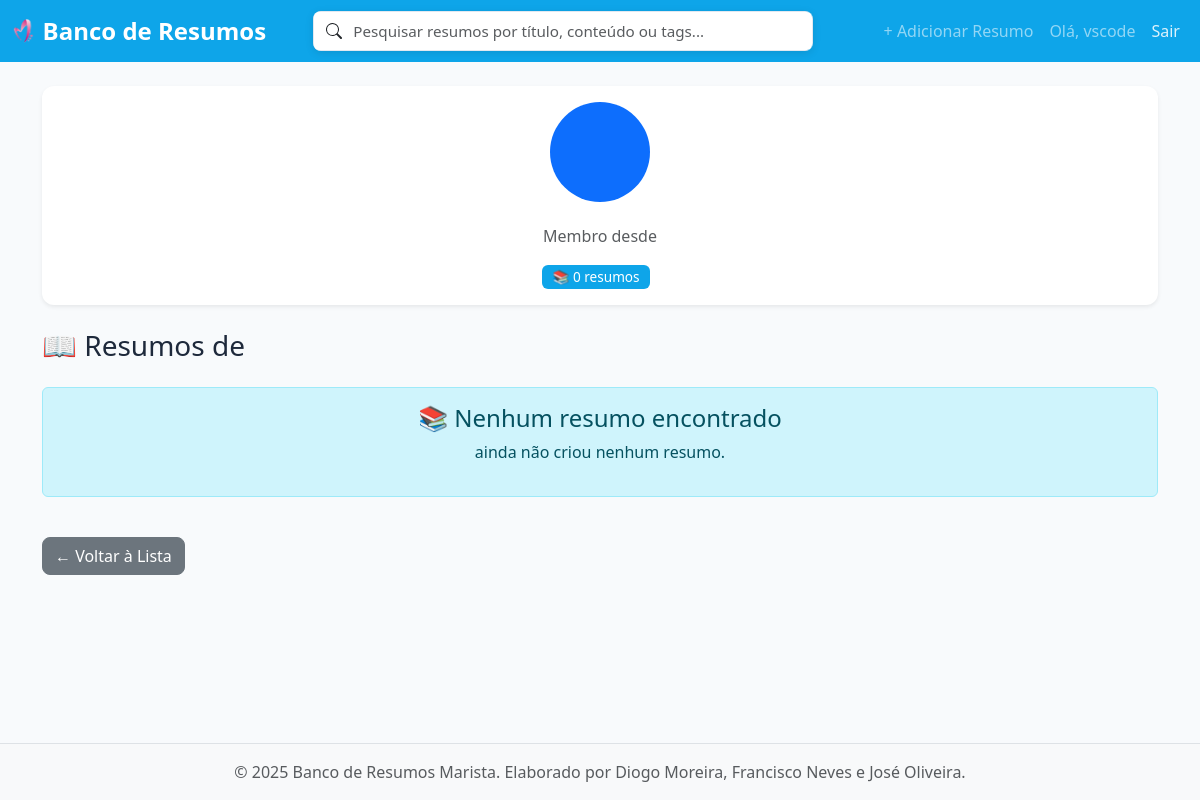
/perfil/vscode/ (signed in), run on an earlier commit of the app's database.
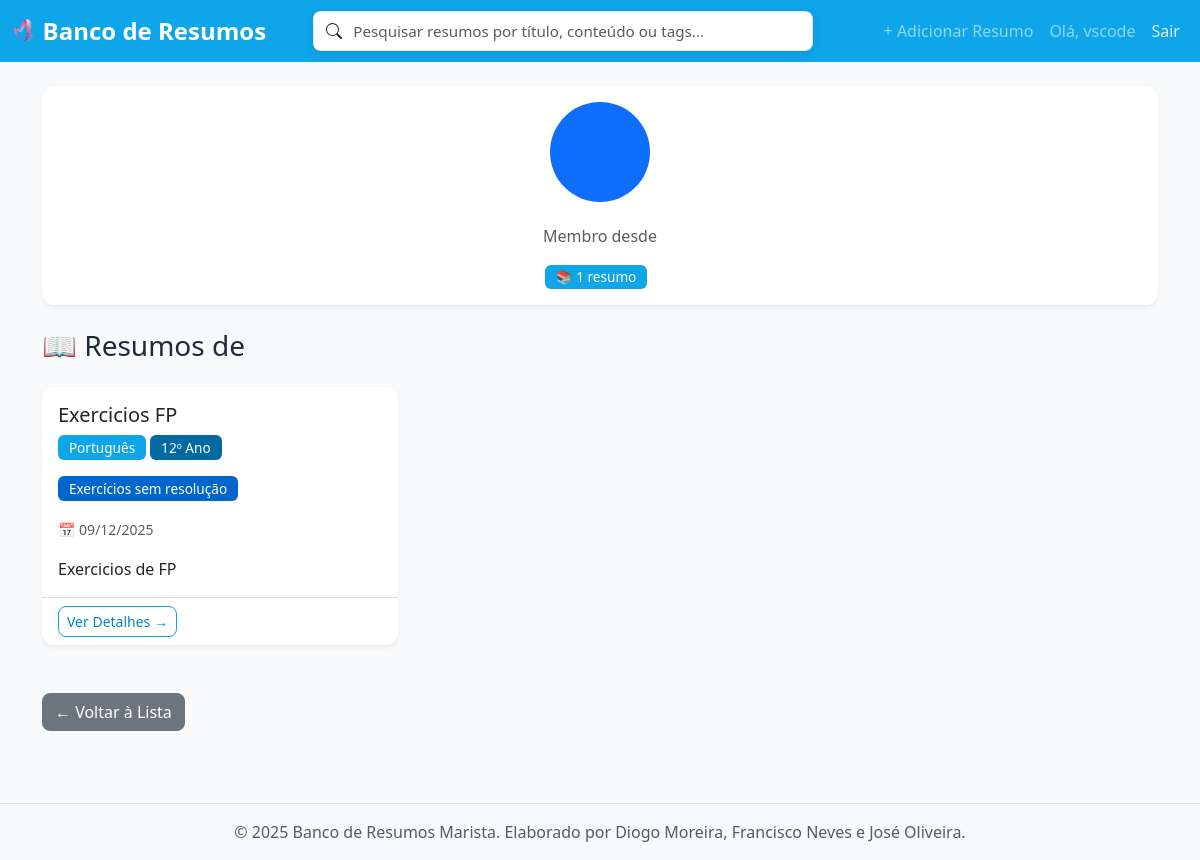
And on a later commit of the database.
### resumos/models.py (models this page shows, shortened)
class Resumo(models.Model):
    titulo = models.CharField(max_length=200)
    conteudo = models.TextField()
    disciplina = models.ForeignKey(
        Disciplina, on_delete=models.CASCADE, related_name='resumos')
    ano = models.ForeignKey(
        Ano, on_delete=models.CASCADE, related_name='resumos')
    autor = models.ForeignKey(
        User, on_delete=models.CASCADE, related_name='resumos')
    data_criacao = models.DateTimeField(auto_now_add=True)
    data_atualizacao = models.DateTimeField(auto_now=True)
    ficheiro = models.FileField(upload_to='resumos/')
    tags = models.ManyToManyField(Tag, related_name='resumos', blank=True)
    class Meta:
        verbose_name_plural = "Resumos"
        ordering = ['-data_criacao']

class Disciplina(models.Model):
    nome = models.CharField(max_length=100, unique=True)
    anos_disponiveis = models.ManyToManyField(
        Ano, related_name='disciplinas', blank=True)
    class Meta:
        verbose_name_plural = "Disciplinas"

class Ano(models.Model):
    numero = models.IntegerField(unique=True)  # 7, 8, 9, 10, 11, 12
    class Meta:
        verbose_name_plural = "Anos"
        ordering = ['numero']

class Tag(models.Model):
    nome = models.CharField(max_length=50, unique=True)
    cor = models.CharField(max_length=7, default='#6c757d')  # Cor hex
    class Meta:
        verbose_name_plural = "Tags"
        ordering = ['nome']

### resumos/views.py (the view)
# urls.py: path('perfil/<str:username>/', views.perfil_usuario, name='perfil'),
@login_required
def perfil_usuario(request, username):
    usuario = get_object_or_404(User, username=username)
    resumos = Resumo.objects.filter(autor=usuario)
    return render(request, 'resumos/perfil.html', {
        'usuario': usuario,
        'resumos': resumos,
    })

### resumos/templates/resumos/perfil.html (shortened to what this page needs)
{% extends 'resumos/base.html' %}
{% block content %}
<div class="row">
    <div class="col-12">
        <div class="card shadow-sm mb-4">
            <div class="card-body text-center">
                <div class="mb-3">
                    <div class="rounded-circle bg-primary text-white d-inline-flex align-items-center justify-content-center"
                         style="width: 100px; height: 100px; font-size: 48px;">
                    </div>
                </div>
                <p class="text-muted">
                     Membro desde {{ utilizador.date_joined|date:"F Y" }}
                </p>
                <div class="mt-3">
                    <span class="badge bg-primary me-2">📚 {{ resumos.count }} resumo{{ resumos.count|pluralize }}</span>
                </div>
            </div>
        </div>
    </div>
</div>
<div class="row">
    <div class="col-12">
        <h3 class="mb-4">📖 Resumos de {{ utilizador.username }}</h3>
    </div>
</div>
<div class="row">
    {% if resumos %}
        {% for resumo in resumos %}
        <div class="col-md-6 col-lg-4 mb-4">
            <div class="card h-100 shadow-sm hover-card">
                <div class="card-body">
                    <h5 class="card-title">{{ resumo.titulo }}</h5>
                    <p class="card-text">
                        <span class="badge bg-primary">{{ resumo.disciplina.nome }}</span>
                        <span class="badge bg-secondary">{{ resumo.ano.numero }}º Ano</span>
                    </p>
                    {% if resumo.tags.exists %}
                    <p class="card-text">
                        {% for tag in resumo.tags.all %}
                        <span class="badge" style="background-color: {{ tag.cor }};">{{ tag.nome }}</span>
                        {% endfor %}
                    </p>
                    {% endif %}
                    <p class="card-text text-muted">
                        <small>📅 {{ resumo.data_criacao|date:"d/m/Y" }}</small>
                    </p>
                    <p class="card-text">{{ resumo.conteudo|truncatewords:20 }}</p>
                </div>
                <div class="card-footer bg-transparent">
                    <a href="{% url 'resumos:detalhe' resumo.pk %}" class="btn btn-sm btn-outline-primary">
                        Ver Detalhes →
                    </a>
                </div>
            </div>
        </div>
        {% endfor %}
    {% else %}
        <div class="col-12">
            <div class="alert alert-info text-center" role="alert">
                <h4 class="alert-heading">📚 Nenhum resumo encontrado</h4>
                <p>{{ utilizador.username }} ainda não criou nenhum resumo.</p>
            </div>
        </div>
    {% endif %}
</div>
<div class="row mt-4">
    <div class="col-12">
        <a href="{% url 'resumos:lista' %}" class="btn btn-secondary">
            ← Voltar à Lista
        </a>
    </div>
</div>
{% endblock %}

What changed in the data, as far as the page shows it:
added Resumo: titulo "Exercicios FP", disciplina.nome "Português", ano.numero "12", data_criacao "09/12/2025", conteudo "Exercicios de FP"
now on this page (row unchanged): Tag: nome "Exercícios sem resolução"
Also different on the page:
{{ resumos.count }}: "0" → "1"
text no longer shown: "📚 Nenhum resumo encontrado ainda não criou nenhum resumo."
